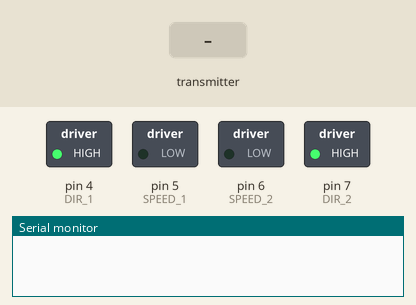
The sketch below on a simulated Arduino Uno, built with avr-gcc and run on an emulated ATmega328P. On the bench: switched loads named in the sketch (green lamp = pin HIGH), the last lines printed to the serial monitor. The test bench sets the inputs (shaded band). No radio packets arrive unless stated.

Above: at 4.2 s.
4.3 s: the transmitter starts sending data.0 = 0
6.2 s: the transmitter starts sending data.1 = 0
9.2 s: the transmitter starts sending data.2 = 256
12.2 s: the transmitter starts sending data.3 = 256
At 12.6 s:
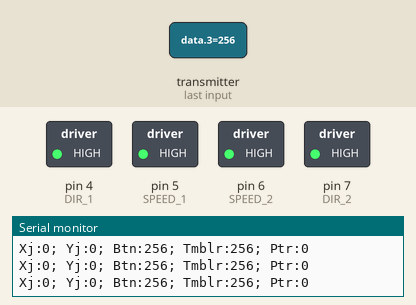
15.2 s: the transmitter starts sending data.4 = 256
18.2 s: the transmitter starts sending data.0 = 256
Timing chart, 0 to 21.2 s (numbered marks = the images above; inputs shaded):
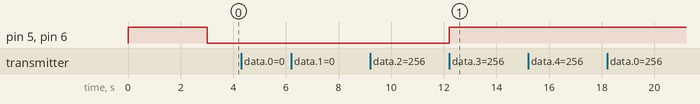

Measured:
- after the input at 12.2 s, pin 5 (SPEED_1), pin 6 (SPEED_2): LOW → HIGH at once

The sketch:

pult.ino
```cpp
#include <SPI.h>
#include <nRF24L01.h>
#include <RF24.h>

#define SPEED_1      5
#define DIR_1        4

#define SPEED_2      6
#define DIR_2        7


RF24 radio(8, 9); // nRF24L01+ (CE, CSN)
int data[5];

void setup(){
  Serial.begin(9600);

  radio.begin();
  radio.setChannel(5);                                  // Указываем канал приёма данных (от 0 до 127), 5 - значит приём данных осуществляется на частоте 2,405 ГГц (на одном канале может быть только 1 приёмник и до 6 передатчиков)
  radio.setDataRate     (RF24_1MBPS);                   // Указываем скорость передачи данных (RF24_250KBPS, RF24_1MBPS, RF24_2MBPS), RF24_1MBPS - 1Мбит/сек
  radio.setPALevel      (RF24_PA_HIGH);                 // Указываем мощность передатчика (RF24_PA_MIN=-18dBm, RF24_PA_LOW=-12dBm, RF24_PA_HIGH=-6dBm, RF24_PA_MAX=0dBm)
  radio.openReadingPipe (1, 0x1234567890LL);            // Открываем 1 трубу с идентификатором 0x1234567890 для приема данных (на одном канале может быть открыто до 6 разных труб, которые должны отличаться только последним байтом идентификатора)
  radio.startListening  ();                             // Включаем приемник, начинаем прослушивать открытую трубу
  //  radio.stopListening   ();                         // Выключаем приёмник, если потребуется передать данные

  // motor pins
  for (int i = 4; i < 8; i++) {
    pinMode(i, OUTPUT);
  }

  digitalWrite(DIR_1, HIGH);
  analogWrite(SPEED_1, 255);
  digitalWrite(DIR_2, HIGH);
  analogWrite(SPEED_2, 255);
  delay(3000);
  analogWrite(SPEED_1, 0);
  analogWrite(SPEED_2, 0);
}

void loop(){
    if(radio.available()){                                // Если в буфере имеются принятые данные
        radio.read(&data, sizeof(data));                  // Читаем данные в массив data и указываем сколько байт читать

        int xPosition = data[0];
        int yPosition = data[1];
        int btnState = data[2];
        int tmblrState = data[3];
        int ptmrVal = data[4];

        if(tmblrState) {
          digitalWrite(DIR_1, HIGH);
          analogWrite(SPEED_1, 255);
          digitalWrite(DIR_2, HIGH);
          analogWrite(SPEED_2, 255);
        }
        else
        {
          analogWrite(SPEED_1, 0);
          analogWrite(SPEED_2, 0);
        }


        Serial.println("Xj:" + String(xPosition) + "; Yj:" + String(yPosition) + "; Btn:" + String(btnState) + "; Tmblr:" + String(tmblrState) + "; Ptr:" + String(ptmrVal));
    }
}
```
